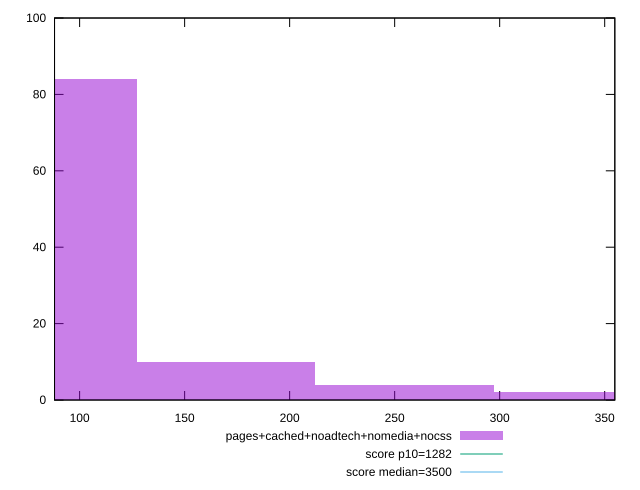

The script that saved this image:
reset

$pagesCachedNoadtechNomediaNocss <<EOF
169.79617222391028 10
339.59234444782055 2
84.89808611195514 84
254.6942583358654 4
EOF

set key outside below
set boxwidth 84.89808611195514
set xrange [88.056:354.8239999999999]
set yrange [0:100]
set trange [0:100]
set style fill transparent solid 0.5 noborder

set parametric
set terminal svg size 640, 490 enhanced background rgb 'white'
set output "report_00019_2021-02-10T18-14-37.922Z//bootup-time/comparison/histogram/4_vs_5.svg"

plot $pagesCachedNoadtechNomediaNocss title "pages+cached+noadtech+nomedia+nocss" with boxes, \
     1282,t title "score p10=1282", \
     3500,t title "score median=3500"

reset
